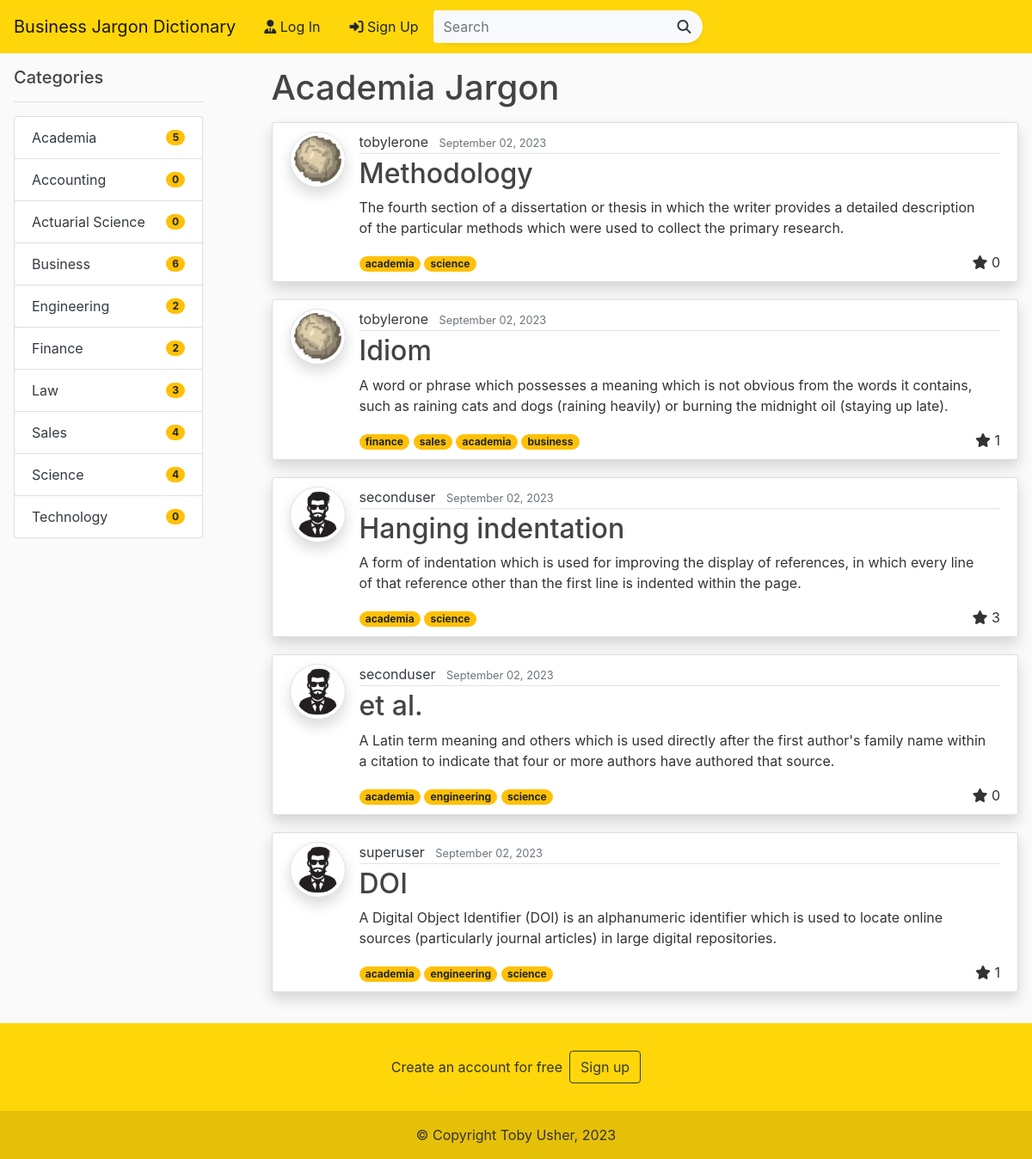
Screenshot of /categories/academia with the database file from the repository.
### blog/models.py (models this page shows, shortened)
class Category(models.Model):
	name = models.CharField(max_length=100)

class Definition(models.Model):
	phrase = models.CharField(max_length=100)
	description = models.TextField()
	date_posted = models.DateTimeField(default=timezone.now)
	author = models.ForeignKey(User, on_delete=models.CASCADE)
	likes = models.ManyToManyField(User, related_name='definitions')
	categories = models.ManyToManyField(Category, related_name='definitions')
	def total_likes(self):
		return self.likes.count()
	"""
	def clean(self):

		if self.categories.count() > 5:

			# Validation errors passed back to the form and displayed automatically for children
			# of CreateView and UpdateView
			raise ValidationError(
				"A definition can belong to at most five categories"
				)
	"""

### users/models.py (models this page shows, shortened)
class Profile(models.Model):
    user = models.OneToOneField(User, on_delete=models.CASCADE)
    image = models.ImageField(default='default.png', upload_to='profile_pics')

### blog/views.py (the view)
# urls.py: path('categories/<str:category>', CategoryDefinitionListView.as_view(), name='category'),
class CategoryDefinitionListView(ListView):
    model = Definition
    template_name = 'blog/category.html'  # <app>/<model>_<viewtype>.html
    context_object_name = 'definitions'
    paginate_by = constants.DEFINITIONS_PER_PAGE
    def get_queryset(self):
        category = get_object_or_404(Category, name=self.kwargs.get('category'))
        return Definition.objects.filter(categories=category).order_by('-date_posted')
    def get_context_data(self, **kwargs):
        context = super().get_context_data(**kwargs)
        category = self.kwargs.get('category')
        context['title'] = f'{category} definitions'
        context['category'] = category
        context['categories'] = Category.objects.all().order_by('name')
        return context

### blog/templatetags/blog_filters.py (called while the page is built)
@register.filter
def count_definitions_in_category(category):
    return category.definitions.count()

### blog/templates/blog/category.html
{% extends "blog/base.html" %}
{% block content %}
<div class="row">
  <div class="col-3 d-none d-md-flex">
    {% include 'blog/sidebar_left.html' %}
  </div>
  <div class="col">
    <h1>{{ category|title }} Jargon</h1>
    {% include 'blog/definition_list.html' %}
  </div>
</div>
{% endblock content %}

### blog/templates/blog/sidebar_left.html
{% load blog_filters %}
<div id="sidebar-wrapper">
    <h5>Categories</h5>
    <hr>
    <ul class="list-group sidebar-nav">
        {% for category in categories %}
        <li class="list-group-item d-flex justify-content-between align-items-center text-black">
        <a href="{% url 'category' category.name %}" class="text-dark">{{category.name|title}}</a>
        <span class="badge badge-warning badge-pill ml-4">{{ category|count_definitions_in_category }}</span>
        </li>
        {% endfor %}
    </ul>
</div>

### blog/templates/blog/definition_list.html (shortened to what this page needs)
{% for definition in definitions %}
  <article class="media content-section shadow mt-3">
    <a href="{{ definition.author.profile.image.url }} " target="_blank"> <img src="{{ definition.author.profile.image.url }}  " alt="" class="article-img rounded-circle img-thumbnail img-fluid shadow"></a>
    <div class="media-body">
      <div class="article-metadata">
        <a class="mr-2 text-dark" href="{% url 'user-definitions' definition.author.username %}">{{ definition.author }}</a>
        <small class="text-muted">{{ definition.date_posted|date:"F d, Y" }}</small>
      </div>
      <h2><a class="article-title" href="{% url 'definition-detail' definition.id %}">{{ definition.phrase }}</a></h2>
      <p class="article-content mr-3">{{ definition.description }}</p>
      {% if user.is_authenticated %}
        {% if definition.author != user %}
        <form class="like-form float-right" action="{% url 'definition-like' definition.pk %}" method="POST">
          {% csrf_token %}
          <input type="hidden" name="definition_id" value="{{ definition.id }}">
          {% if user in definition.likes.all %}
          <button type="submit" class="btn btn-warning btn-d">
            <i class="fas fa-star"></i>
              <span class="like-count">{{ definition.total_likes }}</span>
          </button>
          {% else %}
          <button type="submit" class="btn btn-outline-dark btn-d">
          <i class="fas fa-star"></i>
            <span class="like-count">{{ definition.total_likes }}</span>
          </button>
          {% endif %}
        </form>
        {% endif %}
      {% else %}
      <span class="float-right">
        <i class="fas fa-star"></i>
          <span class="like-count">{{ definition.total_likes }}</span>
      </span>
      {% endif %}
      <div>
        {% for category in definition.categories.all %}
          <a href="{% url 'category' category.name %}" class="badge badge-warning badge-pill">{{ category.name }}</a>
        {% endfor %}
      </div>
    </div>
  </article>
{% empty %}
  <article class="media content-section shadow mt-3">
    <h3 class="mb-3 mt-1">No definitions to show!</h3>
  </article>
{% endfor %}

### blog/static/blog/main.css (style rules this page uses)
body { background: #fafafa; color: #333333; margin-top: 0; position: relative; min-height: 100vh; display: flex; flex-direction: column; }
h1, h2, h3, h4, h5, h6 { color: #444444; }
ul { margin: 0; }
.content-section { background: #ffffff; padding: 10px 20px; border: 1px solid #dddddd; border-radius: 3px; margin-bottom: 20px; }
.article-title { color: #444444; }
.article-content { white-space: pre-line; }
.article-img { height: 65px; width: 65px; margin-right: 16px; }
.article-metadata { padding-bottom: 1px; margin-bottom: 4px; border-bottom: 1px solid #e3e3e3 }
.article-content { display: inline-block; }

### rows the page displays
Category: name "Academia", id "5", name "academia"
Category: name "Accounting", id "0"
Category: name "Actuarial Science", id "0"
Category: name "Business", id "6", name "business"
Category: name "Engineering", id "2", name "engineering"
Category: name "Finance", id "2", name "finance"
Category: name "Law", id "3"
Category: name "Sales", id "4", name "sales"
Category: name "Science", id "4", name "science"
Category: name "Technology", id "0"
Definition: author.profile.image (picture), author "tobylerone", date_posted "September 02, 2023", phrase "Methodology", description "The fourth section of a dissertation or thesis in which the writer provides a detailed description of the particular methods which were used to collect the primary research.", total_likes "0"
Definition: author.profile.image (picture), author "tobylerone", date_posted "September 02, 2023", phrase "Idiom", description "A word or phrase which possesses a meaning which is not obvious from the words it contains, such as raining cats and dogs (raining heavily) or burning the midnight oil (staying up late).", total_likes "1"
Definition: author.profile.image (placeholder picture), author "seconduser", date_posted "September 02, 2023", phrase "Hanging indentation", description "A form of indentation which is used for improving the display of references, in which every line of that reference other than the first line is indented within the page.", total_likes "3"
Definition: author.profile.image (placeholder picture), author "seconduser", date_posted "September 02, 2023", phrase "et al.", description "A Latin term meaning and others which is used directly after the first author's family name within a citation to indicate that four or more authors have authored that source.", total_likes "0"
Definition: author.profile.image (placeholder picture), author "superuser", date_posted "September 02, 2023", phrase "DOI", description "A Digital Object Identifier (DOI) is an alphanumeric identifier which is used to locate online sources (particularly journal articles) in large digital repositories.", total_likes "1"
